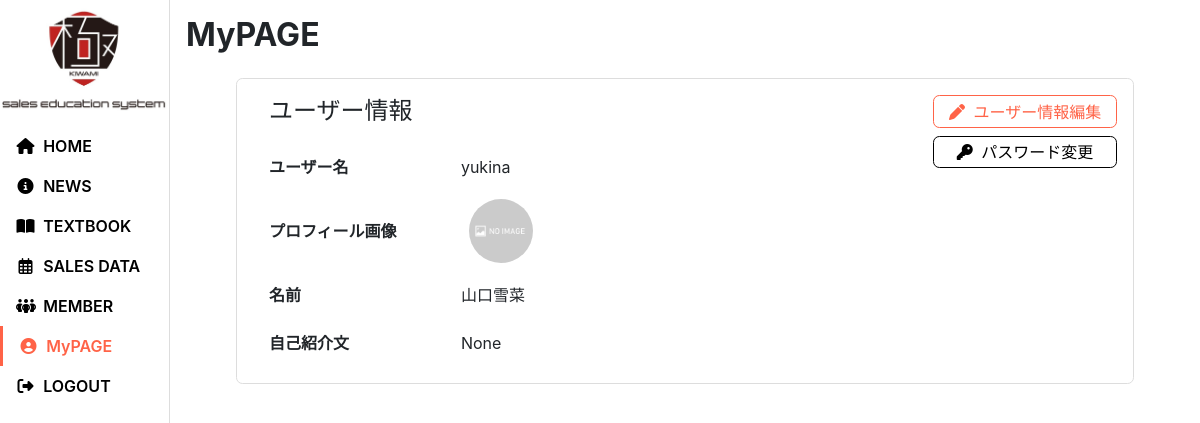
The app's page /users/ (signed in), older data.
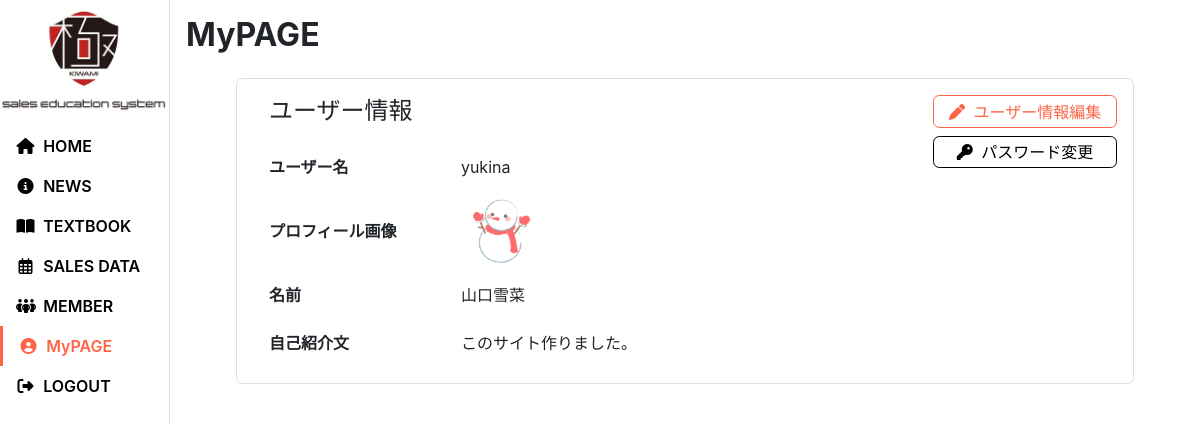
The same page, newer data.
### users/models.py (models this page shows, shortened)
class CustomUser(AbstractBaseUser, PermissionsMixin):
    username_validator  = UnicodeUsernameValidator()
    id          = models.UUIDField( default=uuid.uuid4, primary_key=True, editable=False )
    username    = models.CharField(
        _("username"),
        max_length=150,
        unique=True,
        help_text=_("Required. 150 characters or fewer. Letters, digits and @/./+/-/_ only."),
        validators=[username_validator],
        error_messages={
            "unique": _("A user with that username already exists.")
        },
    )
    handle_name = models.CharField(verbose_name="氏名", max_length=150) # 未入力可にするなら blank=True を追加
    email       = models.EmailField(_("email address"))
    is_staff    = models.BooleanField(
        _("staff status"),
        default=False,
        help_text=_("Designates whether the user can log into this admin site.")
    )
    is_active   = models.BooleanField(
        _("active"),
        default=True,
        help_text=_(
            "Designates whether this user should be treated as active. "
            "Unselect this instead of deleting accounts."
        ),
    )
    is_teacher  = models.BooleanField(verbose_name="講師", default=False)
    is_student  = models.BooleanField(verbose_name="生徒", default=True)
    icon            = models.ImageField(verbose_name="アイコン", upload_to="users/custom_user/icon/", null=True, blank=True)
    introduction    = models.CharField(verbose_name="自己紹介文", max_length=1000, null=True, blank=True)
    date_joined = models.DateTimeField(_("date joined"), default=timezone.now)
    objects     = UserManager()
    EMAIL_FIELD     = "email"
    USERNAME_FIELD  = "username"
    REQUIRED_FIELDS = ["email", "handle_name"] # createsuperuserしたときに入力を求められる項目を設定。デフォルトでusernameは入っている。
    class Meta:
        verbose_name        = _("user")
        verbose_name_plural = _("users")

### users/views.py (the view, shortened to what this page needs)
class IndexView(LoginRequiredMixin, View):
    def get(self, request, *args, **kwargs):
        return render(request, "users/index.html")

### templates/users/index.html (shortened to what this page needs)
{% extends "oneall/base.html" %}
{% load static %}
{% block extra_head %}
<link rel="stylesheet" href="{% static 'users/css/index.css' %}">
<link rel="stylesheet" href="{% static 'users/css/index-sp.css' %}">
<link rel="stylesheet" href="{% static 'oneall/css/modal_diagram.css' %}">
{% endblock %}
{% block main %}
<h1>MyPAGE</h1>
<section>
    <div class="user_data_list">
        <div class="user_data_header">
            <h2>ユーザー情報</h2>
            <div class="icons">
                <div class="edit_user_data">
                    <label class="modal_label" for="modal_chk">
                        <i class="fa-solid fa-pen"></i>
                        <span style="margin-left: 0.25rem;">ユーザー情報編集</span>
                    </label>
                </div>
                <div class="edit_password">
                    <a href="{% url 'account_reset_password' %}">
                        <i class="fa-solid fa-key"></i>
                        <span style="margin-left: 0.25rem;">パスワード変更</span>
                    </a>
                </div>
            </div>
        </div>
        <div class="user_data_body">
            <div class="user_data_label">ユーザー名</div>
            <div class="user_name user_data_content">{{ request.user.username }}</div>
        </div>
        <div class="user_data_body">
            <div class="user_data_label">プロフィール画像</div>
            <div class="user_icon user_data_content">
                {% if request.user.icon %}
                <img src="{{ request.user.icon.url }}" alt="アイコン画像">
                {% else %}
                <img src="{% static 'images/noimage.png' %}">
                {% endif %}
            </div>
        </div>
        <div class="user_data_body">
            <div class="user_data_label">名前</div>
            <div class="user_name user_data_content">{{ request.user.handle_name }}</div>
        </div>
        <div class="user_data_body">
            <div class="user_data_label">自己紹介文</div>
            <div class="user_introduction user_data_content">{{ request.user.introduction|linebreaksbr }}</div>
        </div>
    </div>
</section>
{% endblock %}

Row changes from the older to the newer data that the page shows:
changed CustomUser "yukina": user.icon: picture added; user.introduction "None" → "このサイト作りました。"
